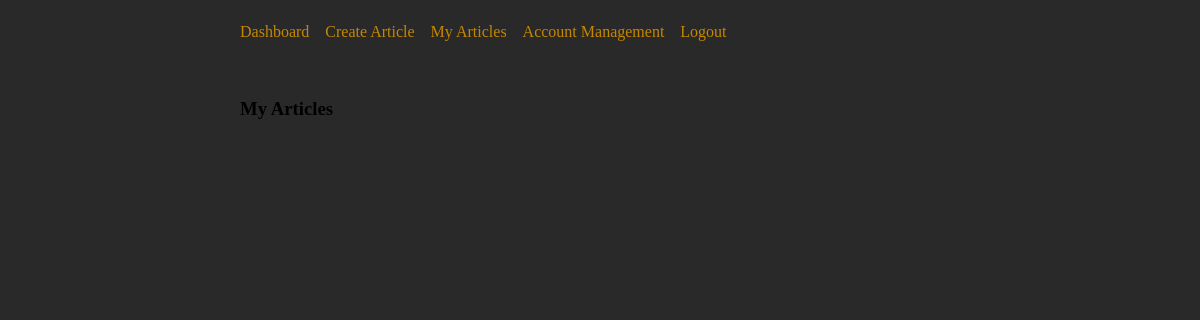
The app's page /user/user-articles/ (signed in), older data.
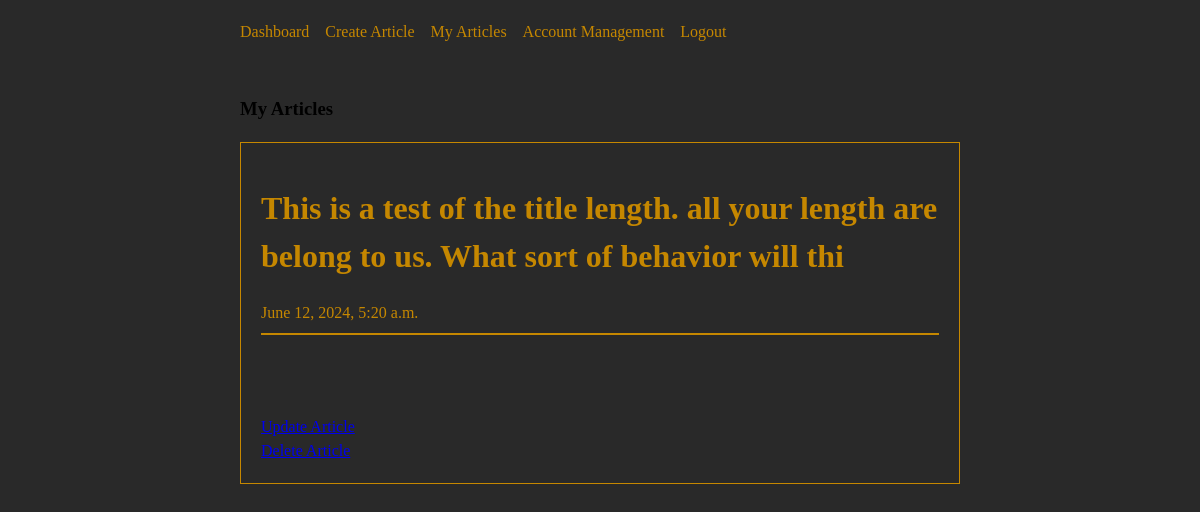
The same page, newer data.
### user/models.py (models this page shows, shortened)
class Article(models.Model):
    title = models.CharField(max_length=100)
    content = MarkdownxField()
    created_at = models.DateTimeField(auto_now_add=True)
    updated_at = models.DateTimeField(auto_now=True)
    @property
    def formatted_markdown(self):
        return markdownify(self.content)
    user = models.ForeignKey(CustomUser, max_length=10, on_delete=models.CASCADE, null=True)

### user/views.py (the view)
# urls.py: path('user-articles/', views.user_articles, name='user-articles'),
@login_required(login_url='user-login')
def user_articles(request):
    articles = Article.objects.filter(user=request.user)
    context = {'AllArticles': articles}
    return render(request, 'user/user-articles.html', context)

### user/templates/user/user-articles.html (shortened to what this page needs)
{% extends 'user/navbar.html' %}
{% block content %}
<h3>My Articles</h3>
{% for article in AllArticles %}
    <div class="user-articles">
        <h1>{{ article.title }}</h1>
        {{ article.created_at }}
        <hr>
        <br>
        <br> <br>
        <a href="{% url 'update-article' article.id %}">Update Article</a>
        <br>
        <a href="{% url 'delete-article' article.id %}">Delete Article</a>
    </div>
{% endfor %}
{% endblock %}

Row changes from the older to the newer data that the page shows:
added Article: title "This is a test of the title length. all your length are belong to us. What sort of behavior will thi", created_at "June 12, 2024, 5:20 a.m."
